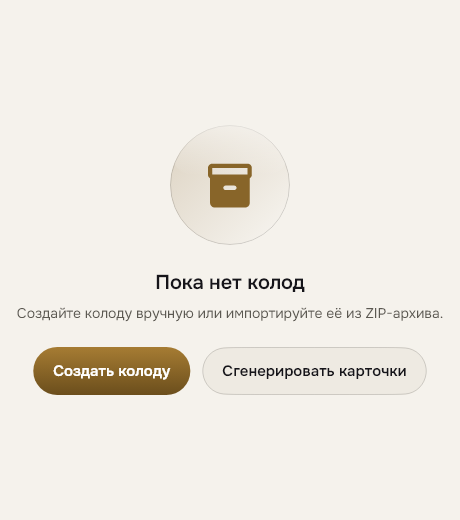
#> input picture test/golden/goldens/nc_empty_state_light.png, 460 x 520 px
$ python v7_measure_shell.py ../../test/golden/goldens/nc_empty_state_light.png
#> lines starting #> are read from the running program, lines starting #| are printed output that depends on the picture; after the words box and inside, x2 and y2 are one past the last pixel; in counts of white or black regions, pixels touching at a corner belong together
"""Shell-screen content coverage: how much of the content area is actually used.

Background is the app surface #F8F9FF; panels have #C7C4D8 borders and text is
dark. Any pixel differing from the surface by > 10 counts as content.
"""
import json
import sys

import numpy as np
from PIL import Image

SIDEBAR = 360  # 240 logical * 1.5
HEADER = 84    # 56 logical * 1.5


def measure(path):
    arr = np.array(Image.open(path).convert("RGB")).astype(int)
    h, w, _ = arr.shape
#> h = 520; w = 460
    surface = np.array([248, 249, 255])
    diff = np.abs(arr - surface).max(axis=2)
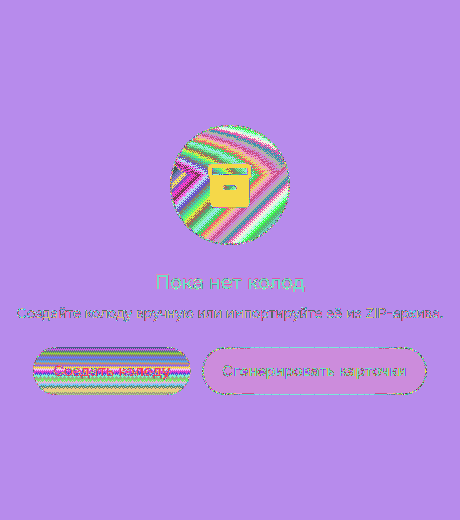
#> diff: shape (520, 460) int64; 186 distinct labels, from 6 to 229; one colour per label, 0 black
    content = diff > 10
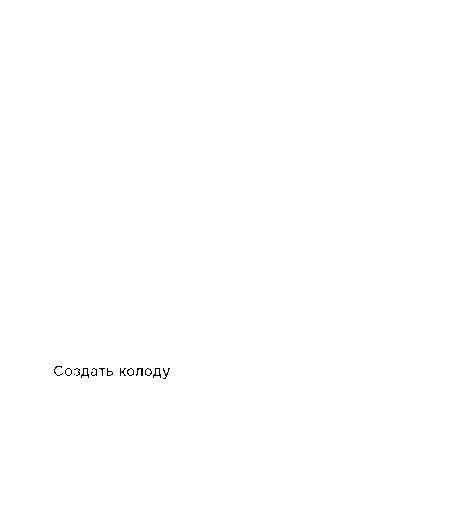
#> content: shape (520, 460) bool; 99.9% white; black in thin lines or dots, all inside (x1, y1, x2, y2) = (54, 366, 170, 379)
    # Sidebar and app bar are content, but for "used area" count only the main pane.
    pane = content[HEADER:, SIDEBAR:]
#> pane: shape (436, 100) bool; every value is 1
    # Density profiles reject stray pixels (scrollbars, shadows, 1-px borders).
    col = pane.sum(axis=0) / max(1, pane.shape[0])
#> col = 100 values from 1 to 1
    row = pane.sum(axis=1) / max(1, pane.shape[1])
#> row = 436 values from 1 to 1
    cols = np.nonzero(col > 0.05)[0]
#> cols = 100 values from 0 to 99
    rows = np.nonzero(row > 0.02)[0]
#> rows = 436 values from 0 to 435
    if len(cols) == 0 or len(rows) == 0:
        return {"file": path.split("\\")[-1], "used": None}
    x0, x1 = int(cols.min()) + SIDEBAR, int(cols.max()) + SIDEBAR
#> x0 = 360; x1 = 459
    y0, y1 = int(rows.min()) + HEADER, int(rows.max()) + HEADER
#> y0 = 84; y1 = 519
    pane_w = w - SIDEBAR
#> pane_w = 100
    pane_h = h - HEADER
#> pane_h = 436
    used_w = x1 - x0 + 1
#> used_w = 100
    used_h = y1 - y0 + 1
#> used_h = 436
    # Empty margins inside the pane that content never reaches.
    left_margin = x0 - SIDEBAR
#> left_margin = 0
    right_margin = w - x1
#> right_margin = 1
    bottom_margin = h - y1
#> bottom_margin = 1
    return {
        "file": path.split("\\")[-1],
        "viewport": f"{w}x{h}",
        "pane": f"{pane_w}x{pane_h}",
        "content_bbox": f"{used_w}x{used_h}",
        "used_pane_width_pct": round(100.0 * used_w / pane_w, 1),
        "used_pane_height_pct": round(100.0 * used_h / pane_h, 1),
        "left_margin_px": left_margin,
        "right_margin_px": right_margin,
        "bottom_margin_px": bottom_margin,
    }


print(json.dumps([measure(p) for p in sys.argv[1:]], ensure_ascii=False, indent=1))

$ run again, on test/golden/goldens/nc_fab_light.png
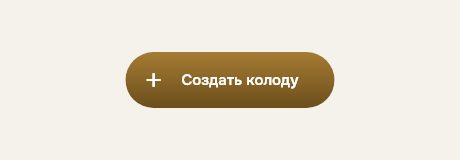
#> input picture test/golden/goldens/nc_fab_light.png, 460 x 160 px
#> in measure, `diff = np.abs(arr - surface).max(axis=2)`:
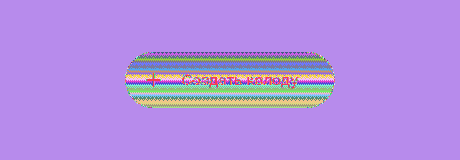
#> diff: shape (160, 460) int64; 141 distinct labels, from 6 to 227; one colour per label, 0 black
#> in measure, `content = diff > 10`:
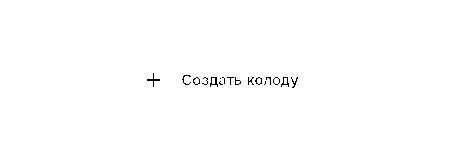
#> content: shape (160, 460) bool; 99.6% white; black in thin lines or dots, all inside (x1, y1, x2, y2) = (147, 73, 298, 88)
#> pane: shape (76, 100) bool; every value is 1
#> col = 100 values from 1 to 1
#> row = 76 values from 1 to 1
#> cols = 100 values from 0 to 99
#> rows = 76 values from 0 to 75
#> x0 = 360; x1 = 459
#> y0 = 84; y1 = 159
#> used_w = 100
#> used_h = 76
#> left_margin = 0
#> right_margin = 1

$ run again, on test/golden/goldens/nc_key_hint_light_ts2.png
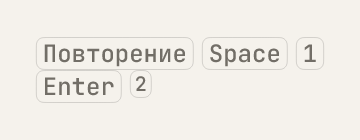
#> input picture test/golden/goldens/nc_key_hint_light_ts2.png, 360 x 140 px
#> in measure, `diff = np.abs(arr - surface).max(axis=2)`:
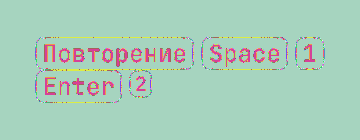
#> diff: shape (140, 360) int64; 46 distinct labels, from 19 to 152; one colour per label, 0 black
#> content: shape (140, 360) bool; every value is 1
#> pane = empty array
#> row = 56 values from 0 to 0
#> cols = empty array
